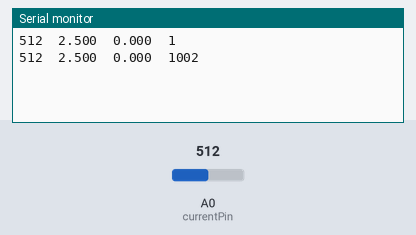
The sketch below on a simulated Arduino Uno, built with avr-gcc and run on an emulated ATmega328P. Parts: the last lines printed to the serial monitor. The inputs (shaded band) are chosen by the test bench; at power-on: A0 (currentPin) = 512.

Above: at 1.8 s.
1.9 s: A0 (currentPin) set to 716
At 2.8 s:
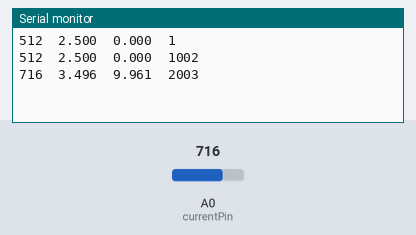
3.4 s: A0 (currentPin) set to 900
At 4.6 s:
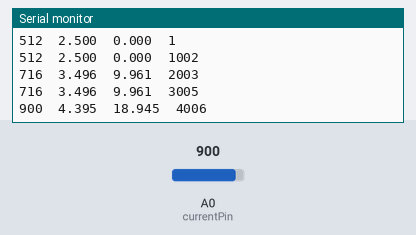
Timing chart, 0 to 6.4 s (numbered marks = the images above; inputs shaded):
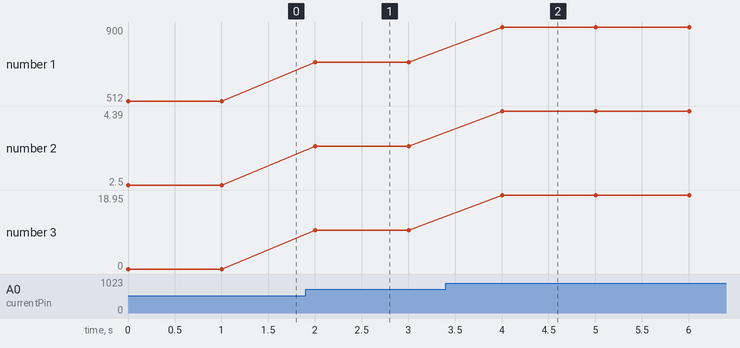

The sketch:

Lab7.ino
```cpp
unsigned long runMillis;
const int currentPin = A0;
float sensitivity = 0.1;
int adcValue = 0;
float offsetVoltage = 2.5;
double adcVoltage = 0;
double currentValue = 0;

void setup()
{
  Serial.begin(9600);
  pinMode(currentPin, INPUT);
}

void loop()
{
  adcValue = analogRead(currentPin);
  adcVoltage = (adcValue / 1024.0) * 5;
  currentValue = ((adcVoltage - offsetVoltage) / sensitivity);

  Serial.print(adcValue);
  Serial.print('\t');
  Serial.print(adcVoltage, 3);
  Serial.print('\t');
  Serial.print(currentValue, 3);
  Serial.print('\t');
  runMillis = millis();
  Serial.println(runMillis);

  delay(1000);
}
```

Measured:
- after the input at 1.9 s, the serial monitor: prints a new line after 0.10 s (image 1)
- after the input at 3.4 s, the serial monitor: prints a new line after 0.61 s (image 2)
- plotted number 1: 512 → 716 after the input at 1.9 s, 716 → 900 after the input at 3.4 s
- plotted number 2: 2.5 → 3.5 after the input at 1.9 s, 3.5 → 4.39 after the input at 3.4 s
- plotted number 3: 0 → 9.96 after the input at 1.9 s, 9.96 → 18.95 after the input at 3.4 s
